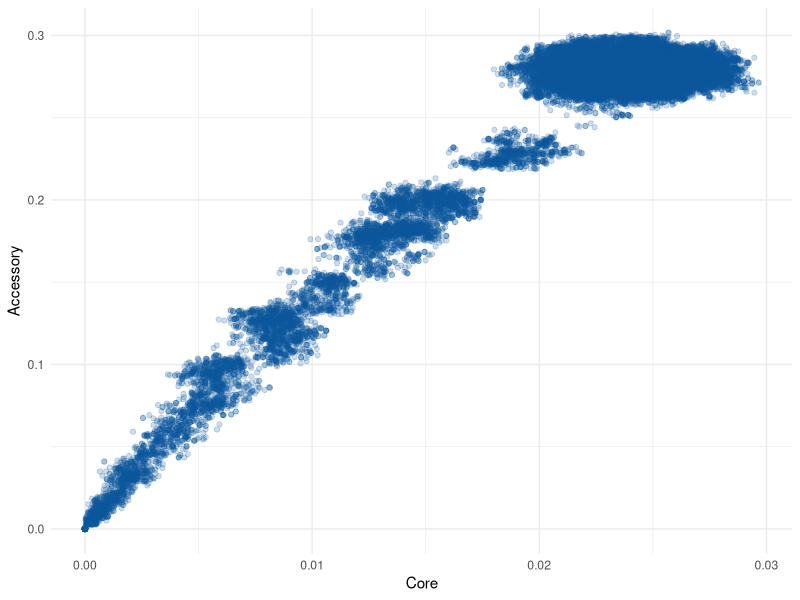

This chart was generated by the following R code:
library(ggplot2)

df <- read.csv("distances.tsv", sep = "\t", header = FALSE)
colnames(df) <- c("Core", "Accessory")

p <- ggplot(df, aes(x = Core, y = Accessory)) + geom_point(alpha=0.2, colour="#0c589c") +
  labs(x = "Core", y = "Accessory") +
  theme_minimal()
p
